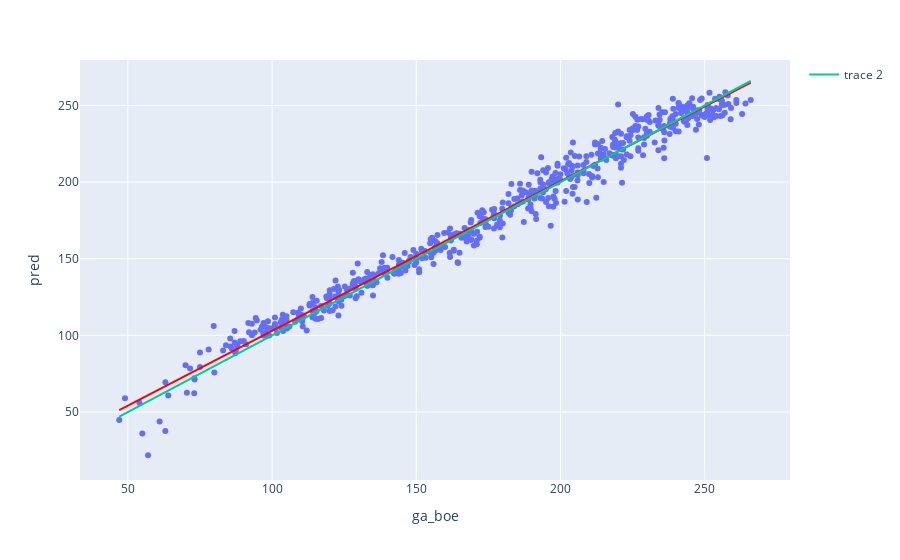

Notebook code cell kept with this figure:
### Code cell
fig = px.scatter(df_clean_g, x="ga_boe", y="pred", trendline='ols', trendline_color_override="red")
fig.add_trace(go.Scatter(x=df_clean_g["ga_boe"], y=df_clean_g["ga_boe"]))
fig

### Figure 1 — Plotly figure (JSON) as saved in the notebook; plotly's stock layout.template omitted (floating-point values rounded to 4 significant figures; data arrays with more than 128 entries replaced by an {"elided": "..."} marker saying what was removed)
{"data": [{"hovertemplate": "ga_boe=%{x}<br>pred=%{y}<extra></extra>", "legendgroup": "", "marker": {"color": "#636efa", "symbol": "circle"}, "mode": "markers", "name": "", "orientation": "v", "showlegend": false, "type": "scatter", "x": {"elided": "594 float values"}, "xaxis": "x", "y": {"elided": "594 float values"}, "yaxis": "y"}, {"hovertemplate": "<b>OLS trendline</b><br>pred = 0.975455 * ga_boe + 5.4374<br>R<sup>2</sup>=0.977763<br><br>ga_boe=%{x}<br>pred=%{y} <b>(trend)</b><extra></extra>", "legendgroup": "", "line": {"color": "red"}, "marker": {"color": "#636efa", "symbol": "circle"}, "mode": "lines", "name": "", "showlegend": false, "type": "scatter", "x": {"elided": "594 float values"}, "xaxis": "x", "y": {"elided": "594 float values"}, "yaxis": "y"}, {"type": "scatter", "x": {"elided": "594 float values"}, "y": {"elided": "594 float values"}}], "layout": {"autosize": true, "legend": {"tracegroupgap": 0}, "margin": {"t": 60}, "xaxis": {"anchor": "y", "autorange": true, "domain": [0, 1], "range": [34.1, 278.9], "title": {"text": "ga_boe"}, "type": "linear"}, "yaxis": {"anchor": "x", "autorange": true, "domain": [0, 1], "range": [3.257, 279.8], "title": {"text": "pred"}, "type": "linear"}}}
